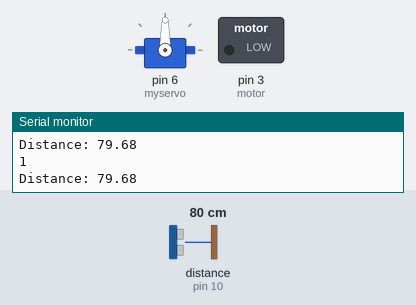
A sketch run on a simulated Arduino Uno, built with avr-gcc and run on an emulated ATmega328P. Shown: servo, switched loads named in the sketch (green lamp = pin HIGH), the last lines printed to the serial monitor. Wiring (inferred from the names in the program): ultrasonic range finder: trigger pin 9; echo pin 10. The test bench sets the inputs (shaded band); at power-on: distance to the obstacle (sensor on pin 10) 80 cm. The echo pulse lasts 58.3 µs per cm; pins used as bus, display or sensor lines are not drawn.

Above: at 1.2 s.
1.3 s: distance to the obstacle (sensor on pin 10) set to 12 cm
3.5 s: distance to the obstacle (sensor on pin 10) set to 9 cm
At 4.66 s:
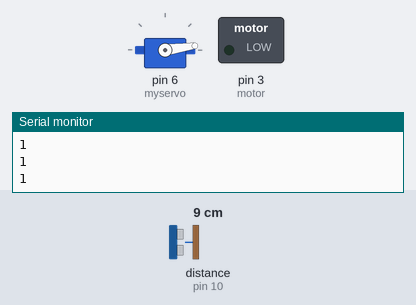
At 6.4 s:
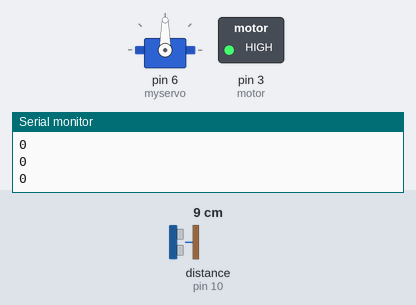
Timing chart, 0 to 12.5 s (numbered marks = the images above; inputs shaded):
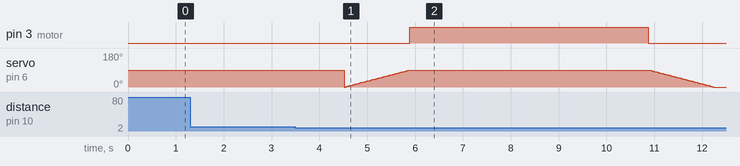

The sketch:

CoffeeStirrer.ino
```cpp
/*
   HC-SR04 example sketch

   https://create.arduino.cc/projecthub/Isaac100/getting-started-with-the-hc-sr04-ultrasonic-sensor-036380

   by Isaac100
*/
#include <Servo.h>
Servo myservo;
int pos = 0;
int motor = 3;

const int trigPin = 9;
const int echoPin = 10;

float duration, distance;
bool isMugPlaced = false;

int counter = 0;
long pMillis = 0;
int interval = 5000;

long pMillis2 = 0;
int waitPeriod = 1000 ;

bool isStirred = true;

bool armDown = false;
bool canReadMug = true;
bool replacedMug = false;
bool foundMug = false;
void setup() {
  pinMode(trigPin, OUTPUT);
  pinMode(echoPin, INPUT);
  pinMode(motor, OUTPUT);
  myservo.attach(6);
  Serial.begin(9600);
}

void loop() {
  if (canReadMug)
    if (isMugPlaced == false)
    {
      digitalWrite(trigPin, LOW);
      delayMicroseconds(2);
      digitalWrite(trigPin, HIGH);
      delayMicroseconds(10);
      digitalWrite(trigPin, LOW);

      duration = pulseIn(echoPin, HIGH);
      distance = (duration * .0343) / 2;
      Serial.print("Distance: ");
      Serial.println(distance);
      if (distance > 30)
      {
        replacedMug = true;
      }

      if (distance < 10 && replacedMug)
      {
        pMillis2 = millis();
        canReadMug = false;
        replacedMug = false;
        armDown = true;
        foundMug = true;
      }

      delay(100);
    }
  if (foundMug == true)
  {
    if (millis() - pMillis2 >= waitPeriod)
    {
      isMugPlaced = true;
      foundMug = false;
      pMillis2 = millis();
    }
  }

  if (isMugPlaced)
  {
    if (armDown)
    {
      for (pos = 0; pos <= 90; pos += 1) { // goes from 0 degrees to 180 degrees
        // in steps of 1 degree
        myservo.write(pos);              // tell servo to go to position in variable 'pos'
        if (pos >= 90)
        {
          armDown = false;
          isStirred = false;
          isMugPlaced = false;
          pMillis = millis();
        }
        delay(15);                       // waits 15ms for the servo to reach the position
      }
    }

    if (armDown == false)
    {
      if (isStirred == true) {
        for (pos = 90; pos >= 0; pos -= 1) { // goes from 180 degrees to 0 degrees
          myservo.write(pos);              // tell servo to go to position in variable 'pos'
          delay(15); // waits 15ms for the servo to reach the position
          if (pos >= 90)
          {
            armDown = true;
            isMugPlaced = false;
            canReadMug = true;
          }
        }
      }
    }
  }


  if (isStirred == false)
  {
    analogWrite(motor, 255);
    if (millis() - pMillis >= interval) {
      isStirred = true;
      analogWrite(motor, 0);
      isMugPlaced = true;
      pMillis = millis();
    }
  }
  Serial.println(isStirred);
}
```

Measured:
- the behaviour switches between 11 and 10 cm on distance to the obstacle (sensor on pin 10) (found by bisection; images 0 and 1)
- after the input at 3.5 s, pin 3 (motor): LOW → HIGH after 2.4 s, → LOW 5.0 s later
